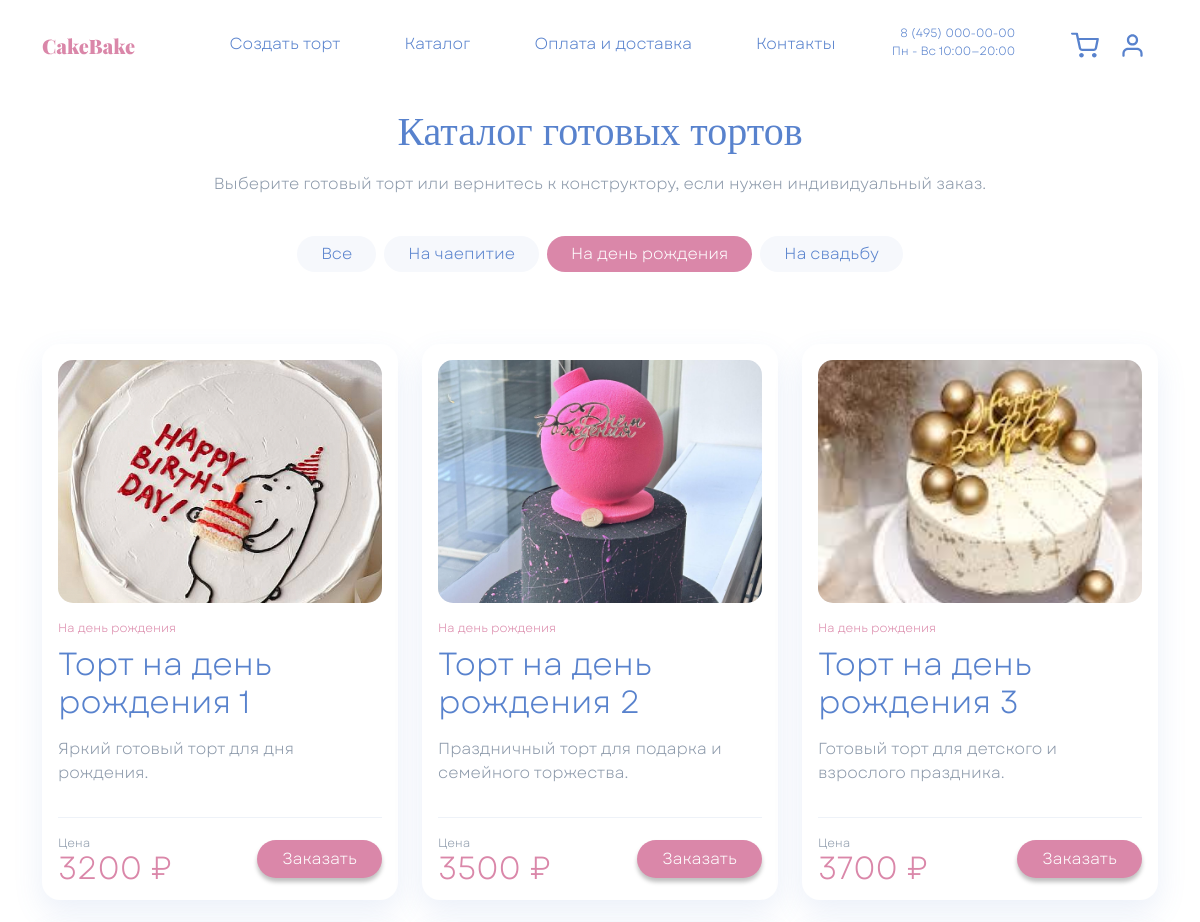
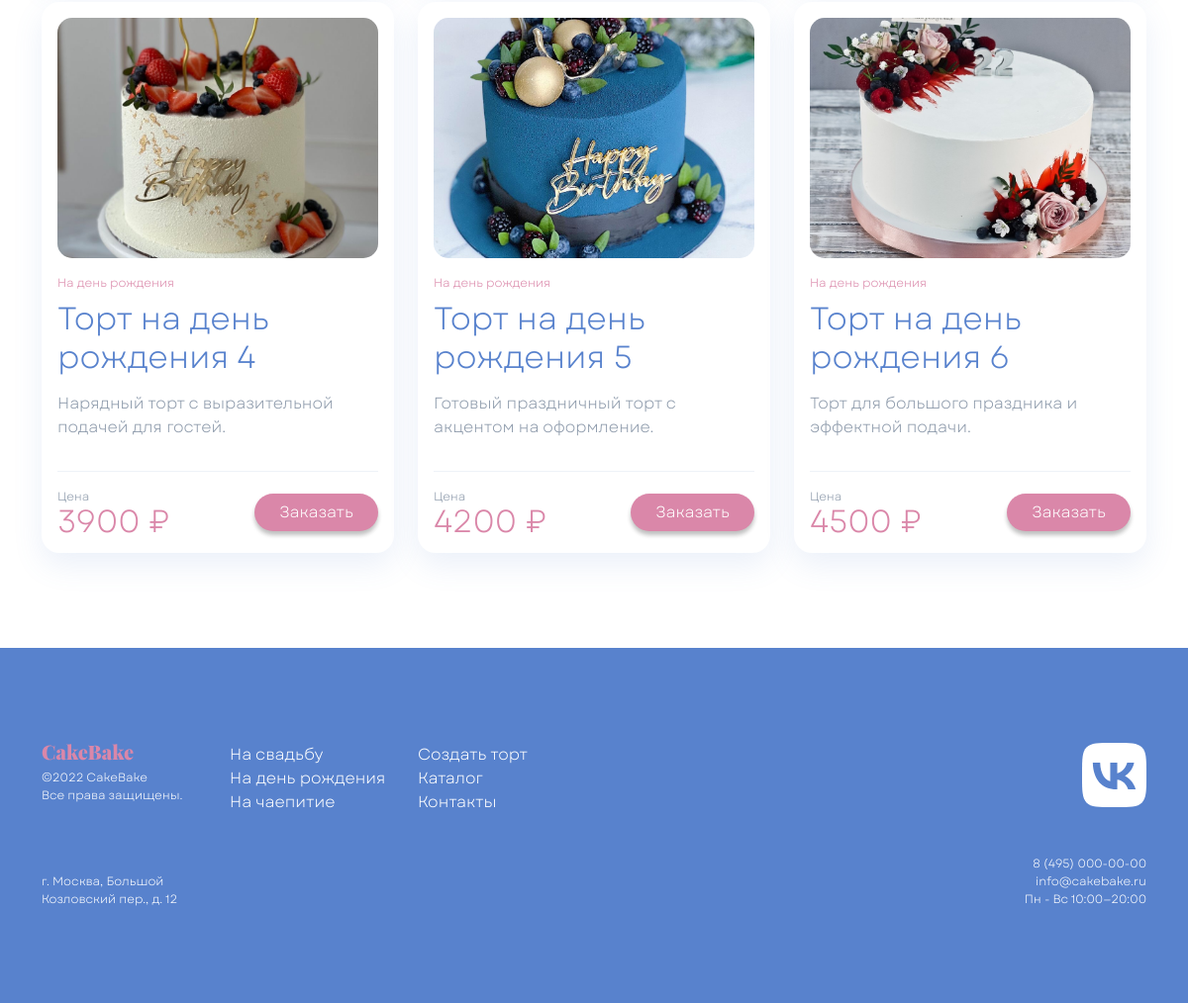
The app's page /catalog/?occasion=birthday with its own data (2 pictures, top to bottom).
### catalog/models.py (models this page shows, shortened)
class CatalogCake(models.Model):
    name = models.CharField(
        max_length=150,
        verbose_name="Название",
    )
    slug = models.SlugField(
        max_length=160,
        unique=True,
        verbose_name="URL-имя",
    )
    occasion = models.CharField(
        max_length=100,
        blank=True,
        verbose_name="Повод",
    )
    description = models.TextField(
        blank=True,
        verbose_name="Описание",
    )
    image = models.ImageField(
        upload_to="catalog/cakes/",
        blank=True,
        verbose_name="Изображение",
    )
    base_price = models.PositiveIntegerField(
        verbose_name="Базовая цена",
    )
    is_active = models.BooleanField(
        default=True,
        verbose_name="Активен",
    )
    sort_order = models.PositiveSmallIntegerField(
        default=0,
        verbose_name="Порядок сортировки",
    )
    created_at = models.DateTimeField(
        auto_now_add=True,
        verbose_name="Создан",
    )
    updated_at = models.DateTimeField(
        auto_now=True,
        verbose_name="Обновлён",
    )
    class Meta:
        verbose_name = "Торт из каталога"
        verbose_name_plural = "Торты из каталога"
        ordering = ("sort_order", "id")

### catalog/views.py (the view)
# urls.py: path("", catalog_list, name="list"),
def catalog_list(request):
    selected_occasion = request.GET.get("occasion", "").strip()
    cakes = CatalogCake.objects.filter(is_active=True)
    if selected_occasion in OCCASION_LABELS:
        cakes = cakes.filter(occasion=selected_occasion)
    else:
        selected_occasion = ""
    cakes = list(cakes)
    for cake in cakes:
        cake.occasion_label = OCCASION_LABELS.get(cake.occasion, "Готовый торт")
    context = {
        "cakes": cakes,
        "selected_occasion": selected_occasion,
        "occasion_labels": OCCASION_LABELS,
    }
    return render(request, "catalog.html", context)

### templates/catalog.html (shortened to what this page needs)
{% extends 'base.html' %}
{% load static %}
{% block content %}
<div class="container mt-header mb-5">
    <section class="row pt-4">
        <div class="col-12 text-center">
            <h1 class="font_Gogh fs_40 cake_blue">Каталог готовых тортов</h1>
            <p class="cake_grey mt-3">Выберите готовый торт или вернитесь к конструктору, если нужен индивидуальный заказ.</p>
        </div>
    </section>
    <section class="row mt-4">
        <div class="col-12 d-flex justify-content-center flex-wrap gap-2">
            <a href="{% url 'catalog:list' %}" class="btn rounded-pill px-4 catalog__filter {% if not selected_occasion %}cake__bg_pink text-white{% else %}catalog__filter_inactive cake_blue{% endif %}">
                Все
            </a>
            {% for occasion_key, occasion_label in occasion_labels.items %}
            <a href="{% url 'catalog:list' %}?occasion={{ occasion_key }}" class="btn rounded-pill px-4 catalog__filter {% if selected_occasion == occasion_key %}cake__bg_pink text-white{% else %}catalog__filter_inactive cake_blue{% endif %}">
                {{ occasion_label }}
            </a>
            {% endfor %}
        </div>
    </section>
    <section class="row mt-5 g-4">
        {% for cake in cakes %}
        <div class="col-12 col-md-6 col-xl-4">
            <article class="catalog__card h-100 p-3 d-flex flex-column">
                <div class="catalog__image_wrap">
                    {% if cake.image %}
                    <img src="{{ cake.image.url }}" alt="{{ cake.name }}" class="catalog__image">
                    {% else %}
                    <img src="{% static 'img/Cake.png' %}" alt="{{ cake.name }}" class="catalog__image">
                    {% endif %}
                </div>
                <div class="pt-3 d-flex flex-column flex-grow-1">
                    <span class="cake_pink fs_12">{{ cake.occasion_label }}</span>
                    <h2 class="cake_blue mt-2">{{ cake.name }}</h2>
                    <p class="cake_grey flex-grow-1 mt-2 mb-3">{{ cake.description|default:"Готовый торт для заказа с витрины." }}</p>
                </div>
                <div class="catalog__footer d-flex justify-content-between align-items-center gap-3 mt-3">
                    <div class="d-flex flex-column">
                        <span class="cake_grey fs_12">Цена</span>
                        <span class="catalog__price cake_pink">{{ cake.base_price }} ₽</span>
                    </div>
                    <a href="{% url 'core:index' %}?catalog_cake={{ cake.slug }}#step4" class="btn text-white rounded-pill px-4 shadow-none cake__button cake__bg_pink catalog__order_button">
                        Заказать
                    </a>
                </div>
            </article>
        </div>
        {% empty %}
        <div class="col-12 text-center">
            <p class="cake_grey">В этой категории пока нет тортов.</p>
        </div>
        {% endfor %}
    </section>
</div>
{% endblock %}

### static/css/Style.css (style rules this page uses)
.font_Gogh { font-family: Gogh; }
html { height: 100%; }
* { font-family: Garet, serif; font-size: 16px; font-weight: normal; }
body { background-color: white; min-height: 100%; display: grid; grid-template-rows: auto 1fr auto; }
.mt-header { margin-top: calc(58px + 1.6rem); }
.cake_pink { color: #DA87A9 !important; }
.cake__bg_pink { background-color: #DA87A9 !important; }
.cake_blue { color: #5882CD !important; }
.cake_grey { color: #8C99AA !important; }
.cake__button { box-shadow: 0 4px 4px rgba(0, 0, 0, 0.25) !important; border-radius: 15px; }
.fs_12 { font-size: 12px; }
.fs_40 { font-size: 40px; }
.catalog__card { border: none; border-radius: 18px; background-color: white; box-shadow: 0 12px 30px rgba(88, 130, 205, 0.12); min-height: 100%; }
.catalog__image_wrap { aspect-ratio: 4 / 3; overflow: hidden; border-radius: 15px; background-color: #F8FAFD; }
.catalog__image { width: 100%; height: 100%; object-fit: cover; display: block; }
.catalog__filter { border: none; box-shadow: none !important; }
.catalog__filter_inactive { background-color: #F6F8FC; }
.catalog__footer { border-top: 1px solid #EEF2F8; padding-top: 16px; }
.catalog__price { font-size: 32px; line-height: 1; }
.catalog__order_button { white-space: nowrap; }

### records on screen
CatalogCake: image (picture), occasion_label "На день рождения", name "Торт на день рождения 1", description "Яркий готовый торт для дня рождения.", base_price "3200"
CatalogCake: image (picture), occasion_label "На день рождения", name "Торт на день рождения 2", description "Праздничный торт для подарка и семейного торжества.", base_price "3500"
CatalogCake: image (picture), occasion_label "На день рождения", name "Торт на день рождения 3", description "Готовый торт для детского и взрослого праздника.", base_price "3700"
CatalogCake: image (picture), occasion_label "На день рождения", name "Торт на день рождения 4", description "Нарядный торт с выразительной подачей для гостей.", base_price "3900"
CatalogCake: image (picture), occasion_label "На день рождения", name "Торт на день рождения 5", description "Готовый праздничный торт с акцентом на оформление.", base_price "4200"
CatalogCake: image (picture), occasion_label "На день рождения", name "Торт на день рождения 6", description "Торт для большого праздника и эффектной подачи.", base_price "4500"

### other values on screen
{{ occasion_label }} "На чаепитие" "На день рождения" "На свадьбу"
